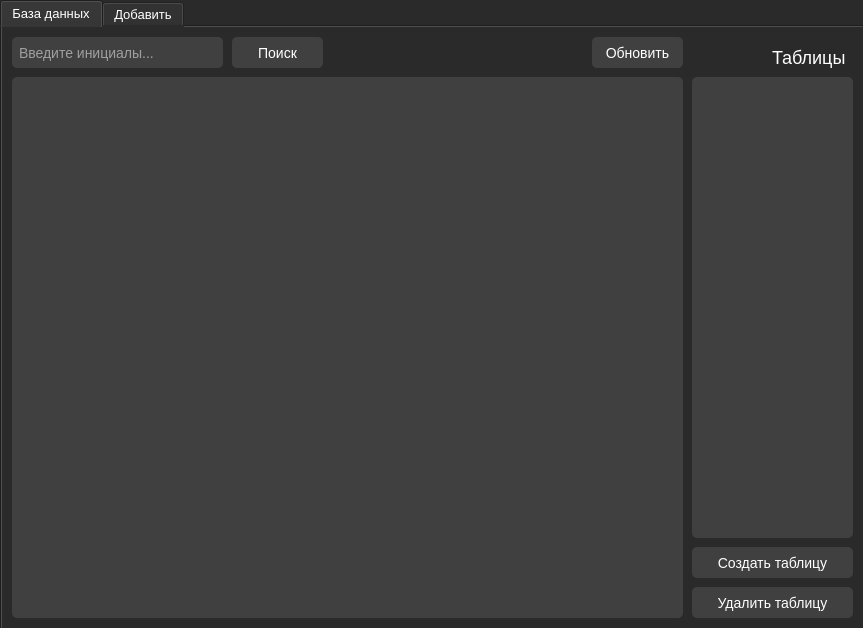
<?xml version="1.0" encoding="UTF-8"?>
<ui version="4.0">
 <class>Database_user</class>
 <widget class="QMainWindow" name="Database_user">
  <property name="geometry">
   <rect>
    <x>0</x>
    <y>0</y>
    <width>863</width>
    <height>628</height>
   </rect>
  </property>
  <property name="windowTitle">
   <string>Database</string>
  </property>
  <property name="styleSheet">
   <string notr="true">background-color: #2a2a2a;</string>
  </property>
  <widget class="QWidget" name="centralwidget">
   <widget class="QTabWidget" name="tabWidget">
    <property name="geometry">
     <rect>
      <x>0</x>
      <y>0</y>
      <width>871</width>
      <height>631</height>
     </rect>
    </property>
    <property name="styleSheet">
     <string notr="true">background-color: #2a2a2a;
font-size: 13px;
color: white;</string>
    </property>
    <property name="currentIndex">
     <number>0</number>
    </property>
    <property name="elideMode">
     <enum>Qt::ElideNone</enum>
    </property>
    <widget class="QWidget" name="tab">
     <attribute name="title">
      <string>База данных</string>
     </attribute>
     <widget class="QLineEdit" name="lineEdit">
      <property name="geometry">
       <rect>
        <x>10</x>
        <y>10</y>
        <width>211</width>
        <height>31</height>
       </rect>
      </property>
      <property name="styleSheet">
       <string notr="true">padding:2px 5px;
font-size: 14px;
height: 28px;
color: white;
background-color: #404040;
border-radius: 5px;</string>
      </property>
      <property name="placeholderText">
       <string>Введите инициалы...</string>
      </property>
      <property name="clearButtonEnabled">
       <bool>true</bool>
      </property>
     </widget>
     <widget class="QPushButton" name="pushButton_2">
      <property name="geometry">
       <rect>
        <x>230</x>
        <y>10</y>
        <width>91</width>
        <height>31</height>
       </rect>
      </property>
      <property name="styleSheet">
       <string notr="true">font-size: 14px;
background-color: #404040;
color: white;
border-radius: 5px;</string>
      </property>
      <property name="text">
       <string>Поиск</string>
      </property>
     </widget>
     <widget class="QListWidget" name="listWidget">
      <property name="geometry">
       <rect>
        <x>10</x>
        <y>50</y>
        <width>671</width>
        <height>541</height>
       </rect>
      </property>
      <property name="styleSheet">
       <string notr="true">QListWidget {
	font-size:16px;
	background-color: #404040;
	color: white;
	border-radius: 5px;
	padding: 5px;
}

QListWidget::item {
	padding-top: 6px;
}</string>
      </property>
     </widget>
     <widget class="QPushButton" name="pushButton_3">
      <property name="geometry">
       <rect>
        <x>590</x>
        <y>10</y>
        <width>91</width>
        <height>31</height>
       </rect>
      </property>
      <property name="styleSheet">
       <string notr="true">font-size: 14px;
background-color: #404040;
color: white;
border-radius: 5px;</string>
      </property>
      <property name="text">
       <string>Обновить</string>
      </property>
     </widget>
     <widget class="QLabel" name="label_8">
      <property name="geometry">
       <rect>
        <x>770</x>
        <y>20</y>
        <width>81</width>
        <height>21</height>
       </rect>
      </property>
      <property name="font">
       <font>
        <pointsize>-1</pointsize>
       </font>
      </property>
      <property name="styleSheet">
       <string notr="true">font-size: 18px;
color: white;</string>
      </property>
      <property name="text">
       <string>Таблицы</string>
      </property>
     </widget>
     <widget class="QListWidget" name="listWidget_2">
      <property name="geometry">
       <rect>
        <x>690</x>
        <y>50</y>
        <width>161</width>
        <height>461</height>
       </rect>
      </property>
      <property name="styleSheet">
       <string notr="true">QListWidget {
	font-size:16px;
	padding: 5px;
	background-color: #404040;
	color: white;
	border-radius: 5px;
}

QListWidget::item {
	padding-top: 5px;
}</string>
      </property>
     </widget>
     <widget class="QPushButton" name="pushButton_10">
      <property name="geometry">
       <rect>
        <x>690</x>
        <y>520</y>
        <width>161</width>
        <height>31</height>
       </rect>
      </property>
      <property name="styleSheet">
       <string notr="true">font-size:14px;
background-color: #404040;
border-radius: 5px;
color: white;</string>
      </property>
      <property name="text">
       <string>Создать таблицу</string>
      </property>
     </widget>
     <widget class="QPushButton" name="pushButton_12">
      <property name="geometry">
       <rect>
        <x>690</x>
        <y>560</y>
        <width>161</width>
        <height>31</height>
       </rect>
      </property>
      <property name="styleSheet">
       <string notr="true">font-size:14px;
background-color: #404040;
border-radius: 5px;
color: white;</string>
      </property>
      <property name="text">
       <string>Удалить таблицу</string>
      </property>
     </widget>
    </widget>
    <widget class="QWidget" name="tab_2">
     <attribute name="title">
      <string>Добавить</string>
     </attribute>
     <widget class="QPushButton" name="pushButton">
      <property name="geometry">
       <rect>
        <x>750</x>
        <y>560</y>
        <width>101</width>
        <height>31</height>
       </rect>
      </property>
      <property name="styleSheet">
       <string notr="true">font-size: 14px;
background-color: #404040;
color: white;
border-radius: 5px;</string>
      </property>
      <property name="text">
       <string>Создать</string>
      </property>
     </widget>
     <widget class="QLabel" name="label_2">
      <property name="geometry">
       <rect>
        <x>270</x>
        <y>240</y>
        <width>151</width>
        <height>21</height>
       </rect>
      </property>
      <property name="font">
       <font>
        <pointsize>-1</pointsize>
       </font>
      </property>
      <property name="styleSheet">
       <string notr="true">color: white;
font-size: 16px;</string>
      </property>
      <property name="text">
       <string>Социальные сети</string>
      </property>
     </widget>
     <widget class="QLabel" name="label_3">
      <property name="geometry">
       <rect>
        <x>10</x>
        <y>10</y>
        <width>201</width>
        <height>21</height>
       </rect>
      </property>
      <property name="font">
       <font>
        <pointsize>-1</pointsize>
       </font>
      </property>
      <property name="styleSheet">
       <string notr="true">color: white;
font-size: 16px;</string>
      </property>
      <property name="text">
       <string>Основная информация</string>
      </property>
     </widget>
     <widget class="QLabel" name="label_4">
      <property name="geometry">
       <rect>
        <x>570</x>
        <y>10</y>
        <width>131</width>
        <height>21</height>
       </rect>
      </property>
      <property name="font">
       <font>
        <pointsize>-1</pointsize>
       </font>
      </property>
      <property name="styleSheet">
       <string notr="true">font-size: 16px;
color: white;</string>
      </property>
      <property name="text">
       <string>Родственники</string>
      </property>
     </widget>
     <widget class="QComboBox" name="comboBox">
      <property name="geometry">
       <rect>
        <x>390</x>
        <y>560</y>
        <width>161</width>
        <height>31</height>
       </rect>
      </property>
      <property name="styleSheet">
       <string notr="true">font-size:14px;</string>
      </property>
     </widget>
     <widget class="QLabel" name="label_10">
      <property name="geometry">
       <rect>
        <x>320</x>
        <y>530</y>
        <width>231</width>
        <height>20</height>
       </rect>
      </property>
      <property name="styleSheet">
       <string notr="true">font-size:15px;
color: white;</string>
      </property>
      <property name="text">
       <string>В какую таблицу сохранять?</string>
      </property>
     </widget>
     <widget class="QLabel" name="label_9">
      <property name="geometry">
       <rect>
        <x>570</x>
        <y>270</y>
        <width>101</width>
        <height>21</height>
       </rect>
      </property>
      <property name="font">
       <font>
        <pointsize>-1</pointsize>
       </font>
      </property>
      <property name="styleSheet">
       <string notr="true">font-size: 16px;
color: white;</string>
      </property>
      <property name="text">
       <string>Остальное</string>
      </property>
     </widget>
     <widget class="QTextEdit" name="textEdit_5">
      <property name="geometry">
       <rect>
        <x>570</x>
        <y>300</y>
        <width>281</width>
        <height>231</height>
       </rect>
      </property>
      <property name="styleSheet">
       <string notr="true">font-size:14px;
padding: 4px;
background-color: #404040;
color: white;
border-radius: 5px;</string>
      </property>
     </widget>
     <widget class="QTextEdit" name="textEdit_4">
      <property name="geometry">
       <rect>
        <x>570</x>
        <y>40</y>
        <width>281</width>
        <height>221</height>
       </rect>
      </property>
      <property name="styleSheet">
       <string notr="true">font-size:14px;
padding: 4px;
background-color: #404040;
color: white;
border-radius: 5px;</string>
      </property>
     </widget>
     <widget class="QLineEdit" name="lineEdit_12">
      <property name="geometry">
       <rect>
        <x>270</x>
        <y>200</y>
        <width>281</width>
        <height>32</height>
       </rect>
      </property>
      <property name="styleSheet">
       <string notr="true">color: white;
background-color: #404040;
border-radius: 5px;
padding:2px 5px;
font-size: 14px;
height: 28px;</string>
      </property>
      <property name="placeholderText">
       <string>Машина</string>
      </property>
     </widget>
     <widget class="QLineEdit" name="lineEdit_9">
      <property name="geometry">
       <rect>
        <x>10</x>
        <y>320</y>
        <width>241</width>
        <height>32</height>
       </rect>
      </property>
      <property name="styleSheet">
       <string notr="true">color: white;
background-color: #404040;
border-radius: 5px;
padding:2px 5px;
font-size: 14px;
height: 28px;</string>
      </property>
      <property name="placeholderText">
       <string>Индекс</string>
      </property>
     </widget>
     <widget class="QLineEdit" name="lineEdit_4">
      <property name="geometry">
       <rect>
        <x>10</x>
        <y>120</y>
        <width>241</width>
        <height>32</height>
       </rect>
      </property>
      <property name="styleSheet">
       <string notr="true">padding:2px 5px;
font-size: 14px;
height: 28px;
color: white;
background-color: #404040;
border-radius: 5px;</string>
      </property>
      <property name="placeholderText">
       <string>Отчество</string>
      </property>
     </widget>
     <widget class="QLineEdit" name="lineEdit_3">
      <property name="geometry">
       <rect>
        <x>10</x>
        <y>80</y>
        <width>241</width>
        <height>32</height>
       </rect>
      </property>
      <property name="styleSheet">
       <string notr="true">color: white;
background-color: #404040;
border-radius: 5px;
padding:2px 5px;
font-size: 14px;
height: 28px;</string>
      </property>
      <property name="placeholderText">
       <string>Фамилия</string>
      </property>
     </widget>
     <widget class="QLineEdit" name="lineEdit_7">
      <property name="geometry">
       <rect>
        <x>10</x>
        <y>240</y>
        <width>241</width>
        <height>32</height>
       </rect>
      </property>
      <property name="styleSheet">
       <string notr="true">padding:2px 5px;
font-size: 14px;
height: 28px;
color: white;
background-color: #404040;
border-radius: 5px;</string>
      </property>
      <property name="placeholderText">
       <string>Город/Страна</string>
      </property>
     </widget>
     <widget class="QLineEdit" name="lineEdit_8">
      <property name="geometry">
       <rect>
        <x>10</x>
        <y>280</y>
        <width>241</width>
        <height>32</height>
       </rect>
      </property>
      <property name="styleSheet">
       <string notr="true">padding:2px 5px;
font-size: 14px;
height: 28px;
color: white;
background-color: #404040;
border-radius: 5px;</string>
      </property>
      <property name="placeholderText">
       <string>Адрес</string>
      </property>
     </widget>
     <widget class="QLineEdit" name="lineEdit_10">
      <property name="geometry">
       <rect>
        <x>270</x>
        <y>40</y>
        <width>281</width>
        <height>32</height>
       </rect>
      </property>
      <property name="styleSheet">
       <string notr="true">padding:2px 5px;
font-size: 14px;
height: 28px;
color: white;
background-color: #404040;
border-radius: 5px;</string>
      </property>
      <property name="placeholderText">
       <string>Место работы/учёбы</string>
      </property>
     </widget>
     <widget class="QLineEdit" name="lineEdit_2">
      <property name="geometry">
       <rect>
        <x>10</x>
        <y>40</y>
        <width>241</width>
        <height>32</height>
       </rect>
      </property>
      <property name="styleSheet">
       <string notr="true">padding:2px 5px;
font-size: 14px;
height: 28px;
color: white;
background-color: #404040;
border-radius: 5px;</string>
      </property>
      <property name="placeholderText">
       <string>Имя</string>
      </property>
     </widget>
     <widget class="QLineEdit" name="lineEdit_5">
      <property name="geometry">
       <rect>
        <x>10</x>
        <y>160</y>
        <width>241</width>
        <height>32</height>
       </rect>
      </property>
      <property name="styleSheet">
       <string notr="true">padding:2px 5px;
font-size: 14px;
height: 28px;
color: white;
background-color: #404040;
border-radius: 5px;</string>
      </property>
      <property name="placeholderText">
       <string>Возраст</string>
      </property>
     </widget>
     <widget class="QLineEdit" name="lineEdit_6">
      <property name="geometry">
       <rect>
        <x>10</x>
        <y>200</y>
        <width>241</width>
        <height>32</height>
       </rect>
      </property>
      <property name="styleSheet">
       <string notr="true">padding:2px 5px;
font-size: 14px;
height: 28px;
color: white;
background-color: #404040;
border-radius: 5px;</string>
      </property>
      <property name="placeholderText">
       <string>Дата рождения</string>
      </property>
     </widget>
     <widget class="QLineEdit" name="lineEdit_11">
      <property name="geometry">
       <rect>
        <x>10</x>
        <y>400</y>
        <width>241</width>
        <height>32</height>
       </rect>
      </property>
      <property name="styleSheet">
       <string notr="true">padding:2px 5px;
font-size: 14px;
height: 28px;
color: white;
background-color: #404040;
border-radius: 5px;</string>
      </property>
      <property name="placeholderText">
       <string>Домашний номер телефона</string>
      </property>
     </widget>
     <widget class="QTextEdit" name="textEdit_1">
      <property name="geometry">
       <rect>
        <x>10</x>
        <y>480</y>
        <width>241</width>
        <height>111</height>
       </rect>
      </property>
      <property name="styleSheet">
       <string notr="true">font-size:14px;
padding: 4px;
background-color: #404040;
color: white;
border-radius: 5px;</string>
      </property>
      <property name="placeholderText">
       <string>Образование</string>
      </property>
     </widget>
     <widget class="QLineEdit" name="lineEdit_13">
      <property name="geometry">
       <rect>
        <x>270</x>
        <y>270</y>
        <width>281</width>
        <height>32</height>
       </rect>
      </property>
      <property name="styleSheet">
       <string notr="true">color: white;
background-color: #404040;
border-radius: 5px;
padding:2px 5px;
font-size: 14px;
height: 28px;</string>
      </property>
      <property name="placeholderText">
       <string>Почта</string>
      </property>
     </widget>
     <widget class="QLineEdit" name="lineEdit_14">
      <property name="geometry">
       <rect>
        <x>270</x>
        <y>310</y>
        <width>281</width>
        <height>32</height>
       </rect>
      </property>
      <property name="styleSheet">
       <string notr="true">color: white;
background-color: #404040;
border-radius: 5px;
padding:2px 5px;
font-size: 14px;
height: 28px;</string>
      </property>
      <property name="placeholderText">
       <string>Вконтакте</string>
      </property>
     </widget>
     <widget class="QLineEdit" name="lineEdit_15">
      <property name="geometry">
       <rect>
        <x>270</x>
        <y>350</y>
        <width>281</width>
        <height>32</height>
       </rect>
      </property>
      <property name="styleSheet">
       <string notr="true">color: white;
background-color: #404040;
border-radius: 5px;
padding:2px 5px;
font-size: 14px;
height: 28px;</string>
      </property>
      <property name="placeholderText">
       <string>Инстаграм</string>
      </property>
     </widget>
     <widget class="QTextEdit" name="textEdit_2">
      <property name="geometry">
       <rect>
        <x>270</x>
        <y>430</y>
        <width>281</width>
        <height>91</height>
       </rect>
      </property>
      <property name="styleSheet">
       <string notr="true">font-size:14px;
padding: 4px;
background-color: #404040;
color: white;
border-radius: 5px;</string>
      </property>
      <property name="placeholderText">
       <string>Другие соц сети</string>
      </property>
     </widget>
     <widget class="QTextEdit" name="textEdit_3">
      <property name="geometry">
       <rect>
        <x>270</x>
        <y>80</y>
        <width>281</width>
        <height>71</height>
       </rect>
      </property>
      <property name="styleSheet">
       <string notr="true">font-size:14px;
padding: 4px;
background-color: #404040;
color: white;
border-radius: 5px;</string>
      </property>
      <property name="placeholderText">
       <string>Паспорт</string>
      </property>
     </widget>
     <widget class="QLineEdit" name="lineEdit_16">
      <property name="geometry">
       <rect>
        <x>10</x>
        <y>360</y>
        <width>241</width>
        <height>32</height>
       </rect>
      </property>
      <property name="styleSheet">
       <string notr="true">padding:2px 5px;
font-size: 14px;
height: 28px;
color: white;
background-color: #404040;
border-radius: 5px;</string>
      </property>
      <property name="placeholderText">
       <string>Номер телефона</string>
      </property>
     </widget>
     <widget class="QLineEdit" name="lineEdit_17">
      <property name="geometry">
       <rect>
        <x>270</x>
        <y>160</y>
        <width>281</width>
        <height>32</height>
       </rect>
      </property>
      <property name="styleSheet">
       <string notr="true">color: white;
background-color: #404040;
border-radius: 5px;
padding:2px 5px;
font-size: 14px;
height: 28px;</string>
      </property>
      <property name="placeholderText">
       <string>Снилс</string>
      </property>
     </widget>
     <widget class="QLineEdit" name="lineEdit_18">
      <property name="geometry">
       <rect>
        <x>10</x>
        <y>440</y>
        <width>241</width>
        <height>32</height>
       </rect>
      </property>
      <property name="styleSheet">
       <string notr="true">color: white;
background-color: #404040;
border-radius: 5px;
padding:2px 5px;
font-size: 14px;
height: 28px;</string>
      </property>
      <property name="placeholderText">
       <string>Увлечения</string>
      </property>
     </widget>
     <widget class="QLineEdit" name="lineEdit_19">
      <property name="geometry">
       <rect>
        <x>270</x>
        <y>390</y>
        <width>281</width>
        <height>32</height>
       </rect>
      </property>
      <property name="styleSheet">
       <string notr="true">color: white;
background-color: #404040;
border-radius: 5px;
padding:2px 5px;
font-size: 14px;
height: 28px;</string>
      </property>
      <property name="placeholderText">
       <string>Telegram</string>
      </property>
     </widget>
    </widget>
   </widget>
  </widget>
  <action name="action">
   <property name="text">
    <string>Открыть</string>
   </property>
  </action>
 </widget>
 <resources/>
 <connections/>
</ui>
